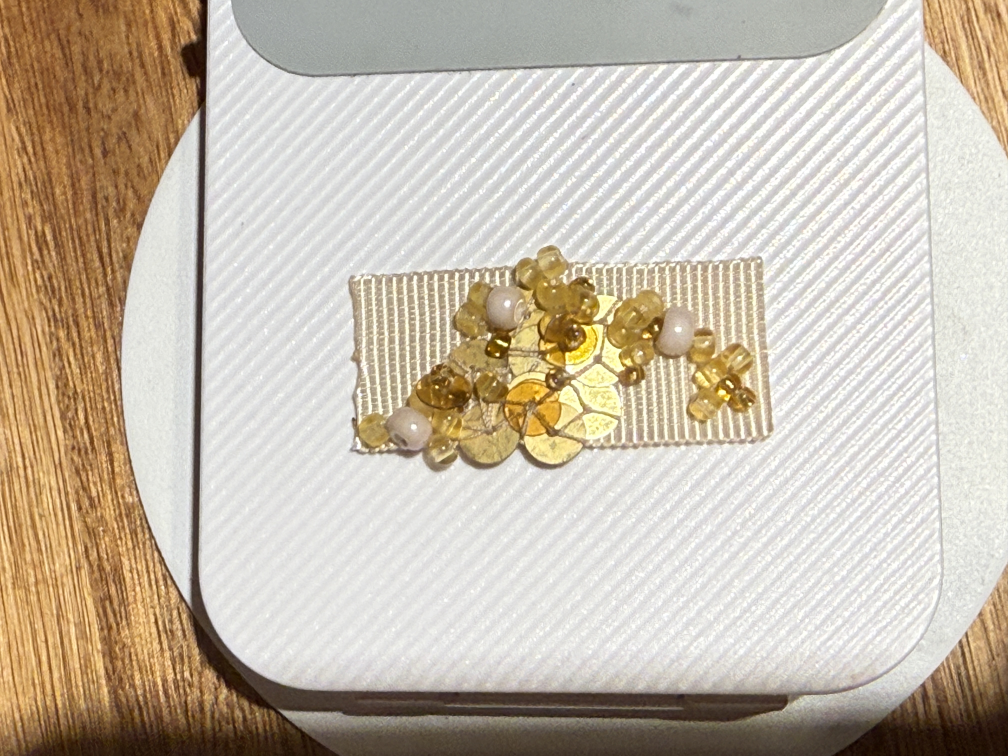
#> input picture piezas/IMG_6641.JPG, 4032 x 3024 px (shown at 1/4 size); its folder holds only this picture in this run
$ python armar-signature-blanco.py
#> lines starting #> are read from the running program, lines starting #| are printed output that depends on the picture
#!/usr/bin/env python3
"""
Tesi Studio — Signature sobre fondo blanco limpio (6x3 grilla)
"""

from PIL import Image, ImageDraw, ImageFilter
import os, glob, sys

COLS = 6
ROWS = 3
TOTAL = COLS * ROWS

# Canvas grande, fondo blanco puro
CANVAS_W = 4200
CANVAS_H = 2200

# Márgenes y espaciado
MARGIN_X = 120
MARGIN_Y = 120
GAP = 40

# Tamaño de cada celda
CELL_W = (CANVAS_W - 2 * MARGIN_X - (COLS - 1) * GAP) // COLS
CELL_H = (CANVAS_H - 2 * MARGIN_Y - (ROWS - 1) * GAP) // ROWS

PIECES_DIR = os.path.join(os.path.dirname(os.path.abspath(__file__)), "piezas")
OUTPUT = os.path.join(os.path.dirname(os.path.abspath(__file__)), "signature-fondo-blanco.png")


def process_piece(path, tw, th):
    img = Image.open(path).convert('RGBA')
    sr = img.width / img.height
    tr = tw / th
    if sr > tr:
        nw = int(img.height * tr)
        off = (img.width - nw) // 2
        img = img.crop((off, 0, off + nw, img.height))
    else:
        nh = int(img.width / tr)
        off = (img.height - nh) // 2
        img = img.crop((0, off, img.width, off + nh))
    img = img.resize((tw, th), Image.LANCZOS)
    return img


def main():
    exts = ['*.jpg','*.jpeg','*.png','*.webp','*.JPG','*.JPEG','*.PNG']
    files = []
    for e in exts:
        files.extend(glob.glob(os.path.join(PIECES_DIR, e)))
    files.sort()

    if len(files) < TOTAL:
        print(f"Necesito {TOTAL} piezas, encontré {len(files)}")
        while len(files) < TOTAL:
            files.append(files[len(files) % len(files)])
    files = files[:TOTAL]

    print(f"Armando grilla {COLS}x{ROWS} sobre fondo blanco...")

    canvas = Image.new('RGBA', (CANVAS_W, CANVAS_H), (255, 255, 255, 255))
#> canvas: PIL image 4200x2200 RGBA; every value is 255

    for i, f in enumerate(files):
        row = i // COLS
        col = i % COLS
        x = MARGIN_X + col * (CELL_W + GAP)
        y = MARGIN_Y + row * (CELL_H + GAP)

        # Sombra suave
        shadow = Image.new('RGBA', canvas.size, (0, 0, 0, 0))
#> shadow: PIL image 4200x2200 RGBA; every value is 0
        sd = ImageDraw.Draw(shadow)
        sd.rectangle([x+3, y+3, x+CELL_W+3, y+CELL_H+3], fill=(0, 0, 0, 35))
        shadow = shadow.filter(ImageFilter.GaussianBlur(radius=5))
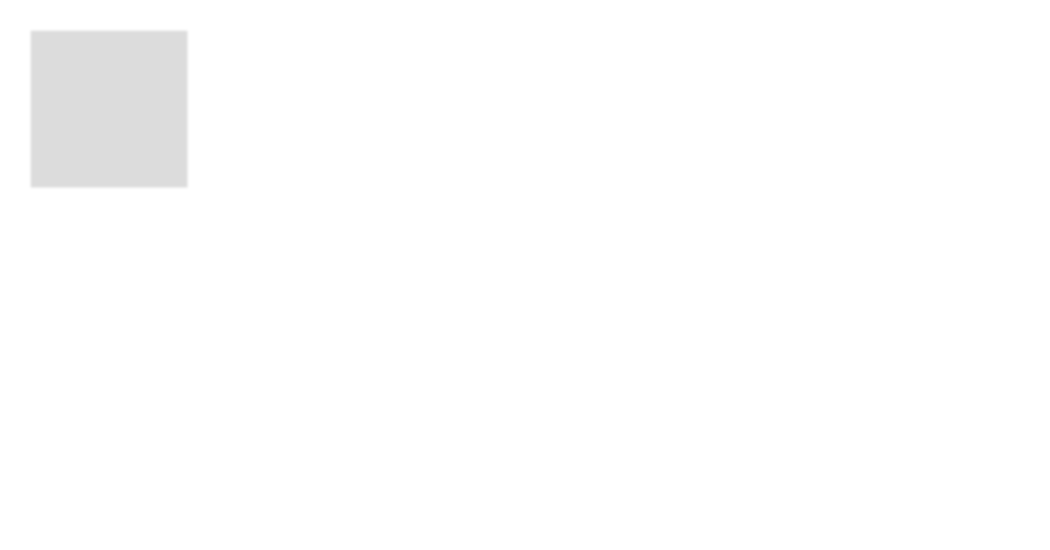
#> shadow: PIL image 4200x2200 RGBA (shown at 1/4 size); mean R, G, B, A 0, 0, 0, 1.5; transparent parts drawn white
        canvas = Image.alpha_composite(canvas, shadow)

        # Pieza
        piece = process_piece(f, CELL_W, CELL_H)
#> in process_piece, `img = img.crop((off, 0, off + nw, img.height))`:
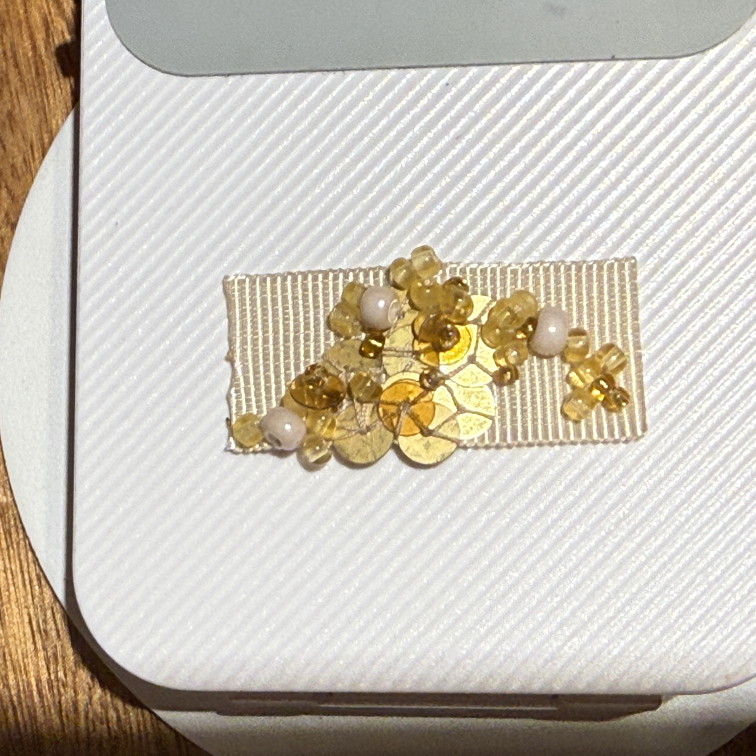
#> img: PIL image 3024x3024 RGBA (shown at 1/4 size); mean R, G, B, A 200.6, 194.2, 182.8, 255
#> in process_piece, `img = img.resize((tw, th), Image.LANCZOS)`:
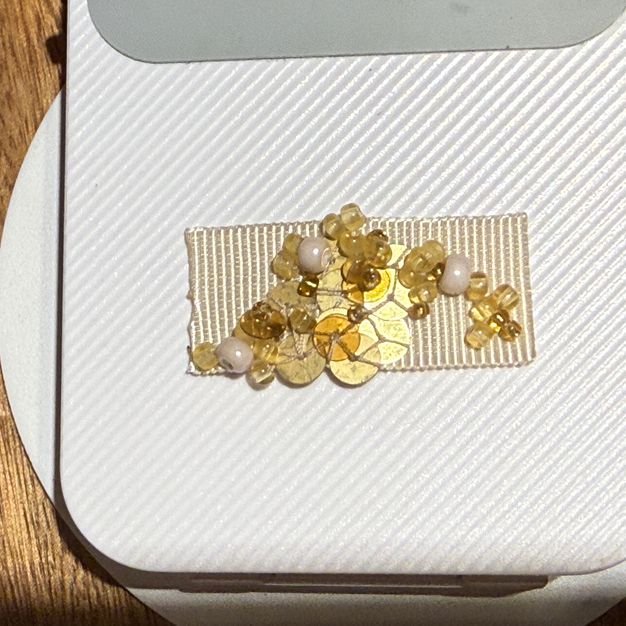
#> img: PIL image 626x626 RGBA; mean R, G, B, A 200.6, 194.1, 182.8, 255
        canvas.paste(piece, (x, y), piece)

        r, c = row+1, col+1
        print(f"  [{r},{c}] {os.path.basename(f)}")

    canvas.save(OUTPUT, 'PNG', quality=95)
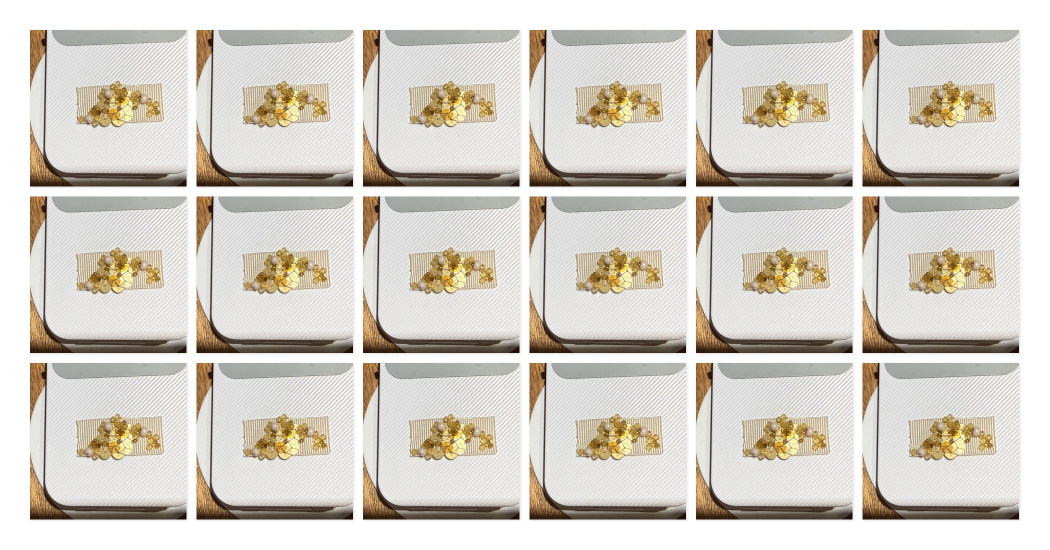
#> saved as signature-fondo-blanco.png: PIL image 4200x2200 RGBA (shown at 1/4 size); mean R, G, B, A 213, 208.1, 199.4, 255
    print(f"\n✅ Guardado: {OUTPUT}")


if __name__ == '__main__':
    main()
